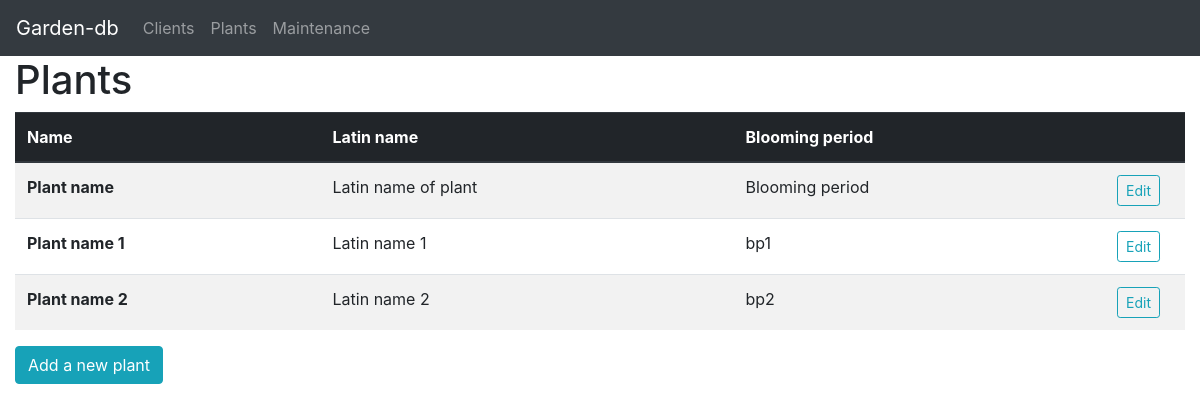
/plants, run on the app's committed database.
### tables this page shows
CREATE TABLE plants (pid INTEGER PRIMARY KEY, name TEXT, latin_name TEXT UNIQUE, blooming_period TEXT);

### app.py (the view, shortened to what this page needs)
@app.route("/plants", methods=["GET", "POST"])
def plants():
    return render_template("plants.html", data=dbc.load_sql_plant_data())

### dbc/__init__.py (called while the page is built)
def select_plants(pid=None):
    with DBConnection() as c:
        if pid is not None:
            c.execute("SELECT * FROM plants WHERE pid=?", (pid,))
        else:
            c.execute("SELECT * FROM plants")
        return c.cur.fetchall()

def load_sql_plant_data(pid=None):
    return [Plant(row[1], row[2], row[3], row[0]) for row in select_plants(pid)]

    def __exit__(self, *args):
        self.con.commit()
        self.con.close()
        self.con = None
        self.cur = None

    def execute(self, *args):
        self.cur.execute(*args)

### templates/plants.html (shortened to what this page needs)
{% extends "page.html" %}
{% set title = "Plants" %}
{% set pagetype = "plant" %}
{% block thead %}
<th scope="col">Name</th>
<th scope="col">Latin name</th>
<th scope="col">Blooming period</th>
<th scope="col" style="width: 80px"></th>
{% endblock %}
{% block tbody %}
{% for plant in data %}
<tr>
    <th scope="row">{{ plant.name }}</th>
    <td>{{ plant.latin_name }}</td>
    <td>{{ plant.blooming_period }}</td>
    <td><button type="button" class="btn btn-outline-info btn-sm" data-toggle="modal"
                id="edit-plant-{{ plant.id }}" data-target="#popup-div-edit-{{ plant.id }}">Edit</button></td>
</tr>
{% endfor %}
{% endblock %}

### data on the page
plants: name "Plant name", latin_name "Latin name of plant", blooming_period "Blooming period"
plants: name "Plant name 1", latin_name "Latin name 1", blooming_period "bp1"
plants: name "Plant name 2", latin_name "Latin name 2", blooming_period "bp2"

### other printed values
{{ title }} "Plants"
{{ pagetype }} "plant"
